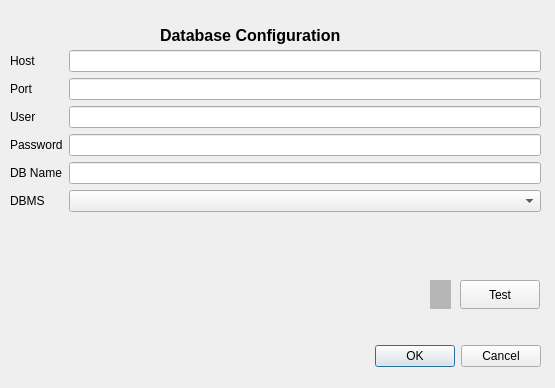
<?xml version="1.0" encoding="UTF-8"?>
<ui version="4.0">
 <class>DBConf</class>
 <widget class="QDialog" name="DBConf">
  <property name="geometry">
   <rect>
    <x>0</x>
    <y>0</y>
    <width>555</width>
    <height>388</height>
   </rect>
  </property>
  <property name="maximumSize">
   <size>
    <width>555</width>
    <height>388</height>
   </size>
  </property>
  <property name="windowTitle">
   <string>Dialog</string>
  </property>
  <widget class="QDialogButtonBox" name="buttonBox">
   <property name="geometry">
    <rect>
     <x>10</x>
     <y>340</y>
     <width>531</width>
     <height>32</height>
    </rect>
   </property>
   <property name="orientation">
    <enum>Qt::Horizontal</enum>
   </property>
   <property name="standardButtons">
    <set>QDialogButtonBox::Cancel|QDialogButtonBox::Ok</set>
   </property>
  </widget>
  <widget class="QWidget" name="formLayoutWidget">
   <property name="geometry">
    <rect>
     <x>10</x>
     <y>50</y>
     <width>531</width>
     <height>221</height>
    </rect>
   </property>
   <layout class="QFormLayout" name="formLayout">
    <item row="0" column="0">
     <widget class="QLabel" name="label">
      <property name="text">
       <string>Host</string>
      </property>
     </widget>
    </item>
    <item row="0" column="1">
     <widget class="QLineEdit" name="hostEdit"/>
    </item>
    <item row="1" column="0">
     <widget class="QLabel" name="label_2">
      <property name="text">
       <string>Port</string>
      </property>
     </widget>
    </item>
    <item row="2" column="0">
     <widget class="QLabel" name="label_3">
      <property name="text">
       <string>User</string>
      </property>
     </widget>
    </item>
    <item row="1" column="1">
     <widget class="QLineEdit" name="portEdit"/>
    </item>
    <item row="2" column="1">
     <widget class="QLineEdit" name="userEdit"/>
    </item>
    <item row="3" column="0">
     <widget class="QLabel" name="label_4">
      <property name="text">
       <string>Password</string>
      </property>
     </widget>
    </item>
    <item row="3" column="1">
     <widget class="QLineEdit" name="passwordEdit"/>
    </item>
    <item row="4" column="0">
     <widget class="QLabel" name="label_5">
      <property name="text">
       <string>DB Name</string>
      </property>
     </widget>
    </item>
    <item row="4" column="1">
     <widget class="QLineEdit" name="dbnameEdit"/>
    </item>
    <item row="5" column="0">
     <widget class="QLabel" name="dbms_label">
      <property name="text">
       <string>DBMS</string>
      </property>
     </widget>
    </item>
    <item row="5" column="1">
     <widget class="QComboBox" name="dbms_select_comboBox"/>
    </item>
   </layout>
  </widget>
  <widget class="QLabel" name="label_6">
   <property name="geometry">
    <rect>
     <x>160</x>
     <y>20</y>
     <width>231</width>
     <height>31</height>
    </rect>
   </property>
   <property name="font">
    <font>
     <pointsize>12</pointsize>
     <bold>true</bold>
    </font>
   </property>
   <property name="text">
    <string>Database Configuration</string>
   </property>
  </widget>
  <widget class="QLabel" name="con_msg">
   <property name="geometry">
    <rect>
     <x>10</x>
     <y>289</y>
     <width>521</width>
     <height>41</height>
    </rect>
   </property>
   <property name="text">
    <string/>
   </property>
  </widget>
  <widget class="QLabel" name="label_7">
   <property name="geometry">
    <rect>
     <x>430</x>
     <y>280</y>
     <width>21</width>
     <height>29</height>
    </rect>
   </property>
   <property name="styleSheet">
    <string notr="true">background:rgb(182, 182, 182)</string>
   </property>
   <property name="text">
    <string/>
   </property>
  </widget>
  <widget class="QPushButton" name="connectBtn">
   <property name="geometry">
    <rect>
     <x>460</x>
     <y>280</y>
     <width>80</width>
     <height>29</height>
    </rect>
   </property>
   <property name="text">
    <string>Test</string>
   </property>
  </widget>
 </widget>
 <resources/>
 <connections>
  <connection>
   <sender>buttonBox</sender>
   <signal>accepted()</signal>
   <receiver>DBConf</receiver>
   <slot>accept()</slot>
   <hints>
    <hint type="sourcelabel">
     <x>248</x>
     <y>254</y>
    </hint>
    <hint type="destinationlabel">
     <x>157</x>
     <y>274</y>
    </hint>
   </hints>
  </connection>
  <connection>
   <sender>buttonBox</sender>
   <signal>rejected()</signal>
   <receiver>DBConf</receiver>
   <slot>reject()</slot>
   <hints>
    <hint type="sourcelabel">
     <x>316</x>
     <y>260</y>
    </hint>
    <hint type="destinationlabel">
     <x>286</x>
     <y>274</y>
    </hint>
   </hints>
  </connection>
 </connections>
</ui>
